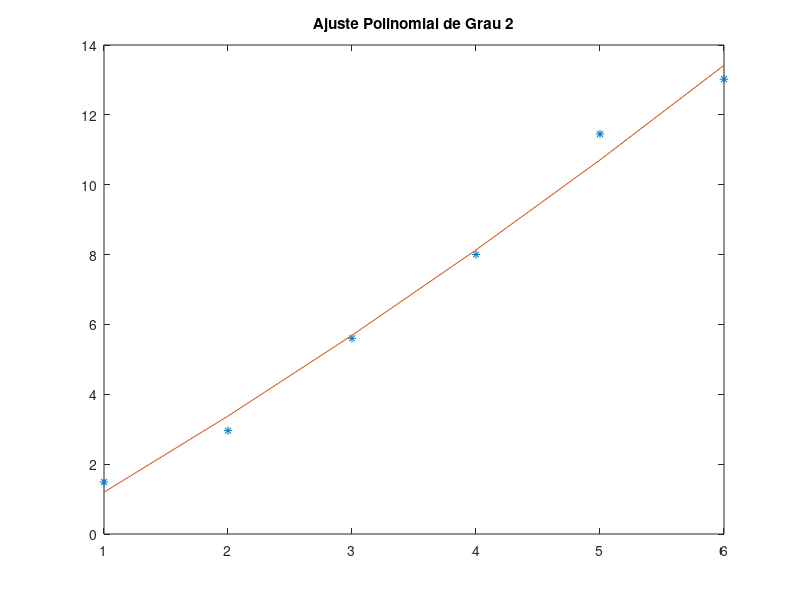

Here is the MATLAB script that generated this plot:
format long
x = [1 2 3 4 5 6];
y = [1.487 2.958 5.602 8.003 11.452 13.021];
m = 2;
n = length(x);

soma_x = sum(x);
soma_y = sum(y);
soma_x2 = sum(x.^2);
soma_x3 = sum(x.^3);
soma_x4 = sum(x.^4);
soma_xy = sum(x.*y);
soma_x2y = sum((x.^2).*y);

x_med = soma_x/n;
y_med = soma_y/n;

Mc = [n soma_x soma_x2; soma_x soma_x2 soma_x3; soma_x2 soma_x3 soma_x4];
Mb = [soma_y; soma_xy; soma_x2y];

%letra a
a = Mc\Mb;
y1 = a(1, 1) + a(2, 1)*x + a(3, 1)*x.^2;
fprintf("a2 = %.4f\na1 = %.4f\na0 = %.4f\n\n", a(3, 1), a(2, 1), a(1, 1));

%letra b
St = sum((y - y_med).^2);
Sr = sum((y - a(1, 1) - a(2, 1)*x - a(3, 1)*x.^2).^2);
Sy_x = sqrt(Sr/(n - (m + 1)));
Cd = (St - Sr)/St;
fprintf("Cd = %.8f\n\n", Cd);

%letra c
r = sqrt(Cd);
fprintf("r = %.7f\n\n", r);

%letra d
plot(x, y, '*', x, y1);
title('Ajuste Polinomial de Grau 2');